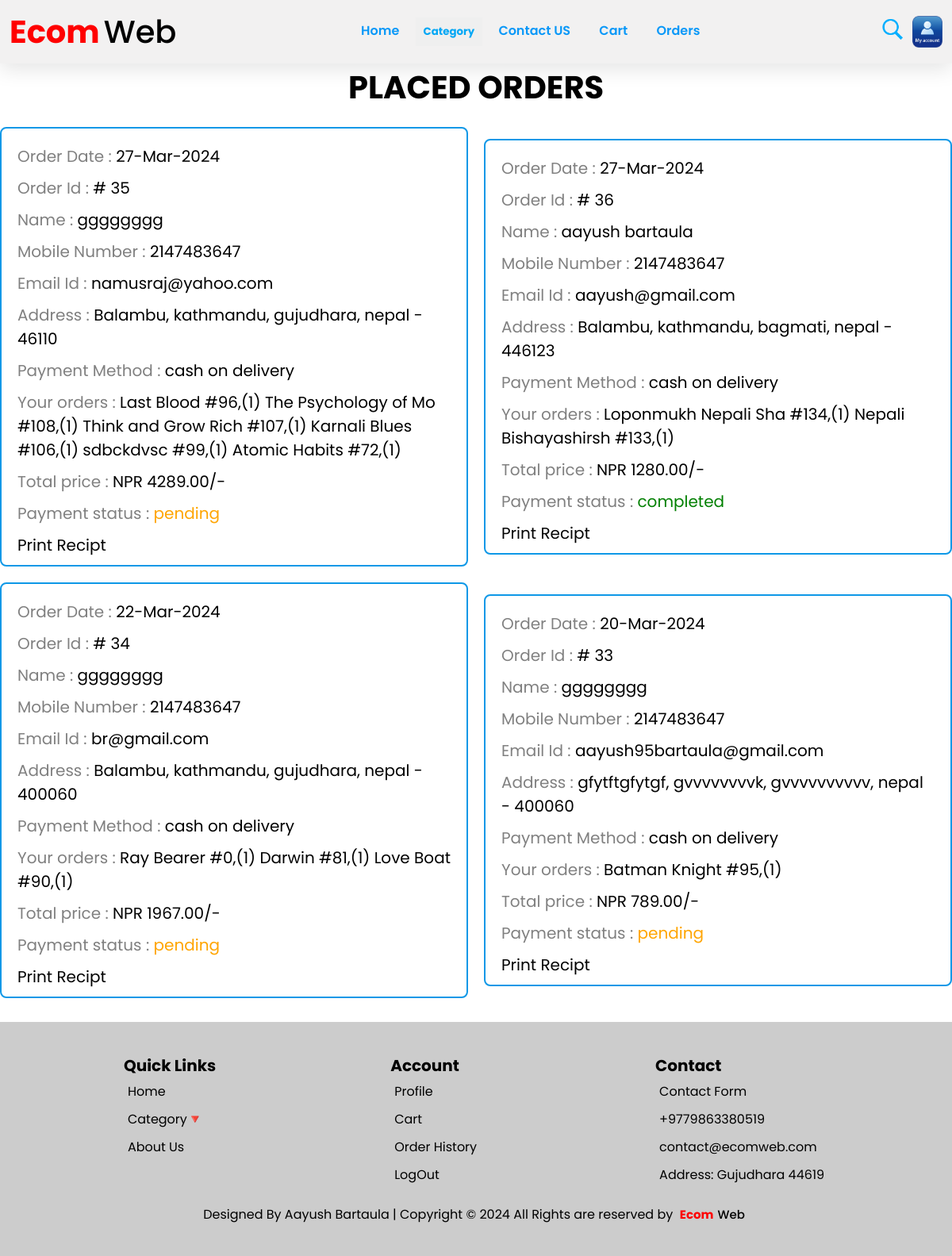
/orders.php (signed in), run on the app's committed database.
### tables this page shows
CREATE TABLE `confirm_order` (
  `order_id` int(100) NOT NULL,
  `user_id` int(100) NOT NULL,
  `name` varchar(50) NOT NULL,
  `email` varchar(50) NOT NULL,
  `number` int(12) NOT NULL,
  `address` varchar(500) NOT NULL,
  `payment_method` varchar(20) NOT NULL,
  `total_books` varchar(500) NOT NULL,
  `order_date` varchar(100) NOT NULL,
  `payment_status` varchar(100) NOT NULL DEFAULT 'pending',
  `date` varchar(20) NOT NULL,
  `total_price` double(10,2) NOT NULL
);

### orders.php (the view, shortened to what this page needs)
<?php
include 'config.php';
$user_id = $_SESSION['user_id'];
?>
<!DOCTYPE html>
<html lang="en">
<head>
   <link rel="stylesheet" href="https://cdnjs.cloudflare.com/ajax/libs/font-awesome/6.0.0/css/all.min.css">
   <link rel="stylesheet" href="./css/hello.css">
</head>
<body>
<?php include 'index_header.php'; ?>
<section class="placed-orders">
   <h1 class="title">placed orders</h1>
   <div class="box-container">
      <?php
        $select_book = mysqli_query($conn, "SELECT * FROM `confirm_order`WHERE user_id = '$user_id' ORDER BY order_date DESC") or die('query failed');
        if(mysqli_num_rows($select_book) > 0){
            while($fetch_book = mysqli_fetch_assoc($select_book)){
      ?>
      <div class="box">
         <p> Order Date : <span><?php echo $fetch_book['order_date']; ?></span> </p>
         <p> Order Id : <span># <?php echo $fetch_book['order_id']; ?> </p>
         <p> Name : <span><?php echo $fetch_book['name']; ?></span> </p>
         <p> Mobile Number : <span><?php echo $fetch_book['number']; ?></span> </p>
         <p> Email Id : <span><?php echo $fetch_book['email']; ?></span> </p>
         <p> Address : <span><?php echo $fetch_book['address']; ?></span> </p>
         <p> Payment Method : <span><?php echo $fetch_book['payment_method']; ?></span> </p>
         <p> Your orders : <span><?php echo $fetch_book['total_books']; ?></span> </p>
         <p> Total price : <span>NPR <?php echo $fetch_book['total_price']; ?>/-</span> </p>
         <p> Payment status : <span style="color:<?php if($fetch_book['payment_status'] == 'pending'){ echo 'orange'; }else{ echo 'green'; } ?>;"><?php echo $fetch_book['payment_status']; ?></span> </p>
         <p><a href="invoice.php?order_id=<?php echo $fetch_book['order_id']; ?>" target="_blank">Print Recipt</a></p>
         </div>
      <?php
       }
      }else{
         echo '<p class="empty">You have not placed any order yet!!!!</p>';
      }
      ?>
   </div>
</section>
<?php include 'index_footer.php'; ?>
</body>
</html>

### css/hello.css (style rules this page uses)
* { text-decoration: none; margin: 0; padding: 0; font-family: "Poppins", sans-serif; box-sizing: border-box; outline: none; border:none; }
.placed-orders .title { text-align: center; margin-bottom: 20px; text-transform: uppercase; color:black; font-size: 40px; }
.placed-orders .box-container { max-width: 1200px; margin:0 auto; display:flex; flex-wrap: wrap; align-items: center; gap:20px; }
.placed-orders .box-container .box { flex:1 1 400px; border-radius: .5rem; padding:15px; border:2px solid rgb(14, 152, 231); background-color: white; padding:10px 20px; }
.placed-orders .box-container .box p { padding:10px 0 0 0; font-size: 20px; color:gray; }
.placed-orders .box-container .box p span { color:black; }

### orders.php (style rules this page uses)
.placed-orders .title { text-align: center; margin-bottom: 20px; text-transform: uppercase; color:black; font-size: 40px; }
.placed-orders .box-container { max-width: 1200px; margin:0 auto; display:flex; flex-wrap: wrap; align-items: center; gap:20px; }
.placed-orders .box-container .box { flex:1 1 400px; border-radius: .5rem; padding:15px; border:2px solid brown; background-color: white; padding:10px 20px; }
.placed-orders .box-container .box p { padding:10px 0 0 0; font-size: 20px; color:gray; }
.placed-orders .box-container .box p span { color:black; }

### index_footer.php (style rules this page uses)
* { text-decoration: none; list-style: none; color: black; }

### data on the page
confirm_order: order_date "27-Mar-2024", order_id "35", name "gggggggg", number "2147483647", email "namusraj@yahoo.com", address "Balambu, kathmandu, gujudhara, nepal - 46110", payment_method "cash on delivery", total_books "Last Blood #96,(1) The Psychology of Mo #108,(1) Think and Grow Rich #107,(1) Karnali Blues #106,(1) sdbckdvsc #99,(1) Atomic Habits #72,(1)", total_price "4289.00", payment_status "pending"
confirm_order: order_date "27-Mar-2024", order_id "36", name "aayush bartaula", number "2147483647", email "aayush@gmail.com", address "Balambu, kathmandu, bagmati, nepal - 446123", payment_method "cash on delivery", total_books "Loponmukh Nepali Sha #134,(1) Nepali Bishayashirsh #133,(1)", total_price "1280.00", payment_status "completed"
confirm_order: order_date "22-Mar-2024", order_id "34", name "gggggggg", number "2147483647", email "br@gmail.com", address "Balambu, kathmandu, gujudhara, nepal - 400060", payment_method "cash on delivery", total_books "Ray Bearer #0,(1) Darwin #81,(1) Love Boat #90,(1)", total_price "1967.00", payment_status "pending"
confirm_order: order_date "20-Mar-2024", order_id "33", name "gggggggg", number "2147483647", email "aayush95bartaula@gmail.com", address "gfytftgfytgf, gvvvvvvvvk, gvvvvvvvvvv, nepal - 400060", payment_method "cash on delivery", total_books "Batman Knight #95,(1)", total_price "789.00", payment_status "pending"
